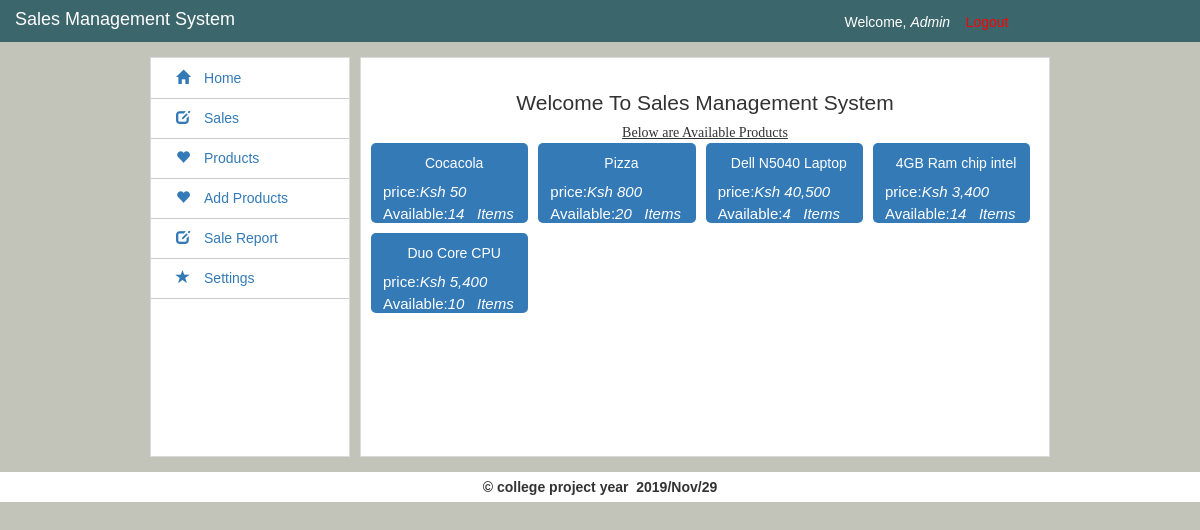
/manager/index.php (signed in), run on the app's committed database.
### tables this page shows
CREATE TABLE IF NOT EXISTS `users` (
  `username` varchar(50) NOT NULL,
  `role` text NOT NULL,
  `password` varchar(40) NOT NULL,
  PRIMARY KEY (`username`)
);

CREATE TABLE IF NOT EXISTS `products` (
  `product_id` int(11) NOT NULL AUTO_INCREMENT,
  `product_name` varchar(100) NOT NULL,
  `product_price` int(11) NOT NULL,
  `product_purchase` int(11) NOT NULL,
  `product_quantity` int(11) NOT NULL,
  `date_added` timestamp NOT NULL DEFAULT CURRENT_TIMESTAMP,
  `day` int(2) NOT NULL,
  `month` int(2) NOT NULL,
  `year` int(4) NOT NULL,
  `total_amount` int(11) NOT NULL,
  PRIMARY KEY (`product_id`)
);

### manager/index.php (the view, shortened to what this page needs)
<!DOCTYPE html>
<html>
<head>
	<link rel="stylesheet" type="text/css" href="../bootstrap/css/bootstrap.min.css">
	<link rel="stylesheet" type="text/css" href="../bootstrap/css/admin.css">
</head>
<body>
<?php include "includes/top.php"; ?>
<div class="wrapper">
	<?php
		include "includes/left.php";
	?>
	<div class="right" style="margin-bottom: -120px;"><br>
		<center><p class="lead">Welcome To Sales Management System</p></center><br>
		<center><h5 style="font-family: serif;margin-top: -32px;text-decoration: underline;"> Below are Available Products </h5></center>
		</div>
		<div class="content">
		<a href="addsales.php">
				<?php
$result=mysql_query("SELECT * FROM products WHERE product_quantity >'0'");
		$count=mysql_num_rows($result);
			for($i=0;$i<$count;$i++){
			$product_name=mysql_result($result,$i,'product_name');
			$product_price=mysql_result($result,$i,'product_price');
			$product_quantity=mysql_result($result,$i,'product_quantity');
?>
		<div class="news_content" style="">
		<h5 style="text-align: center;"><?php echo $product_name;?></h5>
		price:<i>Ksh <?php echo number_format($product_price);?></i><br/>
		Available:<i><?php echo $product_quantity;?> &nbsp Items</i>
		</div>
				<?php } ?>
				</a>
		</div>
	</div>
	<div class="footer">
		<center>&copy; college project year &nbsp<?php echo date("Y/M/d"); ?> </center>
	</div>
</body>
</html>

### manager/includes/top.php
<div class="top">
	<div class="lefttop">Sales Management System</div>
	<div class="righttop">Welcome, <i>
		<?php
		@require "../app/Connect.php";
		$namee = $_SESSION['username'];
				 	$sql = "SELECT * FROM `users` WHERE `username`='$namee'";
				 	$result = $con->query($sql);
				 	if ($result->num_rows> 0) {
				 		while ($row = $result->fetch_assoc()) {
				 			echo  $row['username'];
				 		}
				 	}
		?>
	</i> &nbsp;&nbsp;&nbsp;<a href="logout.php">Logout</a></div>
</div>

### manager/index.php (style rules this page uses)
.news_content { background: #337ab7; color: white; width: 23%; font-size: 15px; height: 80px; border-radius: 5px; float: left; margin-left: 10px; padding: 3px; padding-left: 12px; margin-bottom: 10px; }
.content { float: right; width: 76%; margin-top: -194px; margin-right: 5px; }

### data on the page
users: username "Admin"
products: product_name "Cocacola", product_price "50", product_quantity "14"
products: product_name "Pizza", product_price "800", product_quantity "20"
products: product_name "Dell N5040 Laptop", product_price "40,500", product_quantity "4"
products: product_name "4GB Ram chip intel", product_price "3,400", product_quantity "14"
products: product_name "Duo Core CPU", product_price "5,400", product_quantity "10"
